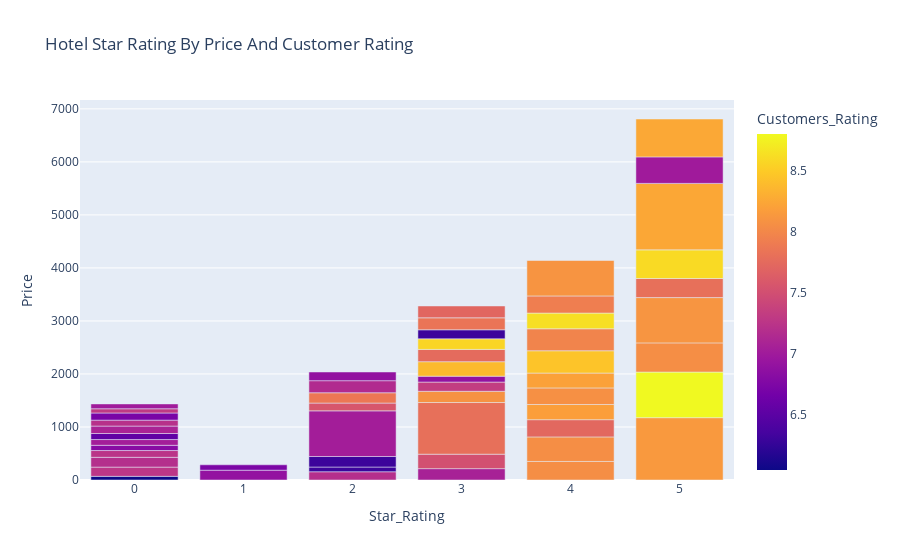

Notebook cell for this chart:
### Code cell
# plot bar chart that represent the Hotel Star Rating By Price And Customer Rating
rig= df.groupby(['region','Star_Rating']).mean().reset_index()

px.bar( data_frame =rig, x='Star_Rating', y='Price', color='Customers_Rating', labels={'Star Rating':'Hotel Satr'},
       title="Hotel Star Rating By Price And Customer Rating")

### Figure 1 — Plotly figure (JSON) as saved in the notebook; plotly's stock layout.template omitted (floating-point values rounded to 4 significant figures)
{"data": [{"alignmentgroup": "True", "hovertemplate": "Star_Rating=%{x}<br>Price=%{y}<br>Customers_Rating=%{marker.color}<extra></extra>", "legendgroup": "", "marker": {"color": [6.05, 7.067, 8.05, 7.259, 6.9, 7.2, 7.506, 8.05, 8.14, 7.193, 6.3, 7.8, 7.729, 8.8, 7.247, 6.3, 8.088, 8.183, 8.05, 6.821, 7.027, 7.331, 8.069, 8.108, 7.031, 6.9, 8.2, 7.8, 6.533, 7.567, 8.383, 8.45, 8.6, 7.087, 6.733, 7.867, 7.754, 7.973, 8.244, 7.217, 8.567, 8.633, 7, 6.3, 6.71, 7.16, 7.84, 7.923, 8.25, 7.3, 7.007, 6.9, 7.713, 8.1], "coloraxis": "coloraxis", "pattern": {"shape": ""}}, "name": "", "offsetgroup": "", "orientation": "v", "showlegend": false, "textposition": "auto", "type": "bar", "x": [0, 3, 4, 0, 1, 2, 3, 4, 5, 0, 2, 3, 4, 5, 0, 2, 3, 4, 5, 0, 2, 3, 4, 5, 0, 3, 4, 5, 0, 2, 3, 4, 5, 0, 1, 2, 3, 4, 5, 0, 3, 4, 5, 3, 0, 2, 3, 4, 5, 0, 0, 2, 3, 4], "xaxis": "x", "y": [68.75, 214.3, 350, 174.1, 185, 155.5, 272.5, 462.8, 1176.0, 185.3, 89, 974.3, 324.9, 860, 128.0, 199, 212.2, 286.5, 550.5, 98.15, 860.8, 173.7, 312.7, 854.1, 108.6, 111, 280, 360, 114, 146.7, 273.2, 420.8, 540, 140.4, 101.7, 194.4, 231.9, 414.5, 1254.0, 112, 200, 296.3, 500, 170, 134.7, 227.8, 226.2, 323.2, 714.5, 80, 91.14, 164, 223.1, 668], "yaxis": "y"}], "layout": {"autosize": true, "barmode": "relative", "coloraxis": {"colorbar": {"title": {"text": "Customers_Rating"}}, "colorscale": [[0, "#0d0887"], [0.1111, "#46039f"], [0.2222, "#7201a8"], [0.3333, "#9c179e"], [0.4444, "#bd3786"], [0.5556, "#d8576b"], [0.6667, "#ed7953"], [0.7778, "#fb9f3a"], [0.8889, "#fdca26"], [1, "#f0f921"]]}, "legend": {"tracegroupgap": 0}, "title": {"text": "Hotel Star Rating By Price And Customer Rating"}, "xaxis": {"anchor": "y", "autorange": true, "domain": [0, 1], "range": [-0.5, 5.5], "title": {"text": "Star_Rating"}, "type": "linear"}, "yaxis": {"anchor": "x", "autorange": true, "domain": [0, 1], "range": [0, 7167.0], "title": {"text": "Price"}, "type": "linear"}}}
